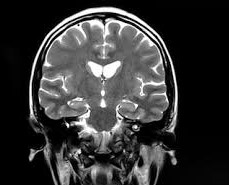
%> input picture 1.jpg, 229 x 185 px
$ octave midpointfilter.m   (GNU Octave 9; MATLAB toolbox functions it lacks are replaced by stand-ins)
%> lines starting %> are read from the running program, lines starting %| are printed output that depends on the picture
clear all
close all
clc
I=imread('1.jpg');
%> I is the input picture: size 185x229x3 uint8; min 0, max 255, mean 53.9
figure
imshow(I)
I=rgb2gray(I);
%> I: size 185x229 uint8
%% gaussian
J1 = imnoise(I,'gaussian');
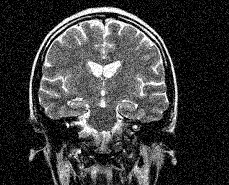
%> J1: size 185x229 uint8; min 0, max 255, mean 58.7
figure
imshow(J1)
%% salt & pepper
J2 = imnoise(I,'salt & pepper',0.02);
figure
imshow(J2)
%% midpoint filter
A = im2double(J1);
fun = @(x) min(x(:));
B = nlfilter(A,[3 3],fun);
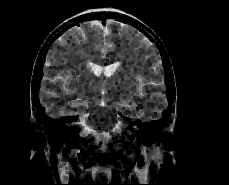
%> B: size 185x229 double; min 0, max 0.996, mean 0.103
figure
imshow(B)
fun = @(x) max(x(:));
B = nlfilter(A,[3 3],fun);
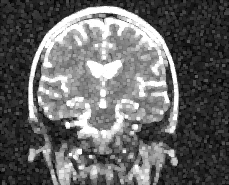
%> B: size 185x229 double; min 0, max 1, mean 0.397
figure
imshow(B)
A = im2double(J2);
fun = @(x) min(x(:));
B = nlfilter(A,[3 3],fun);
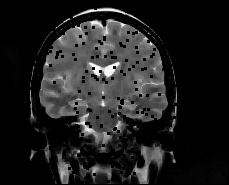
%> B: size 185x229 double; min 0, max 0.984, mean 0.126
figure
imshow(B)
fun = @(x) max(x(:));
B = nlfilter(A,[3 3],fun);
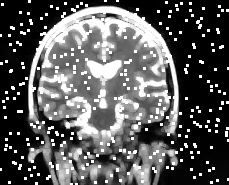
%> B: size 185x229 double; min 0, max 1, mean 0.354
figure
imshow(B)
